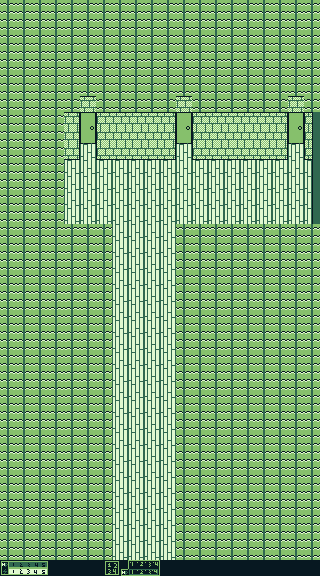

This is a level from a 2D game, rendered from its Tiled map with the project's own tilesets. A one-line summary and the complete map file follow:
An orthogonal 20x36 tile map with 16x16 px tiles, 2 tile layers (Tile Layer 1, Tile Layer 2), 2 tilesets.

<map version="1.10" tiledversion="1.11.2" orientation="orthogonal" renderorder="right-down" width="20" height="36" tilewidth="16" tileheight="16" infinite="0" nextlayerid="3" nextobjectid="1">
 <tileset firstgid="1" source="../temporal Light tiles/in_game_HUD.tsx" />
 <tileset firstgid="11" source="../temporal Light tiles/temporal_light_tileset.tsx" />
 <layer id="1" name="Tile Layer 1" width="20" height="36">
  <data encoding="csv">
157,157,157,157,157,157,157,157,157,157,157,157,157,157,157,157,157,157,157,157,
157,157,157,157,157,157,157,157,157,157,157,157,157,157,157,157,157,157,157,157,
157,157,157,157,157,157,157,157,157,157,157,157,157,157,157,157,157,157,157,157,
157,157,157,157,157,157,157,157,157,157,157,157,157,157,157,157,157,157,157,157,
157,157,157,157,157,157,157,157,157,157,157,157,157,157,157,157,157,157,157,157,
157,157,157,157,157,157,157,157,157,157,157,157,157,157,157,157,157,157,157,157,
157,157,157,157,157,1484,157,157,157,157,157,1484,157,157,157,157,157,157,1484,157,
157,157,157,157,1485,2535,1483,1484,1484,1484,1485,2535,1483,1484,1484,1484,1484,1485,2535,1483,
157,157,157,157,1549,2599,1547,1548,1548,1548,1549,2599,1547,1548,1548,1548,1548,1549,2599,1547,
157,157,157,157,1613,1366,1611,1612,1612,1612,1613,1366,1611,1612,1612,1612,1612,1613,1366,1611,
157,157,157,157,1366,1366,1366,1366,1366,1366,1366,1366,1366,1366,1366,1366,1366,1366,1366,1366,
157,157,157,157,1366,1366,1366,1366,1366,1366,1366,1366,1366,1366,1366,1366,1366,1366,1366,1366,
157,157,157,157,1366,1366,1366,1366,1366,1366,1366,1366,1366,1366,1366,1366,1366,1366,1366,1366,
157,157,157,157,1366,1366,1366,1366,1366,1366,1366,1366,1366,1366,1366,1366,1366,1366,1366,1366,
157,157,157,157,157,157,157,1366,1366,1366,1366,157,157,157,157,157,157,157,157,157,
157,157,157,157,157,157,157,1366,1366,1366,1366,157,157,157,157,157,157,157,157,157,
157,157,157,157,157,157,157,1366,1366,1366,1366,157,157,157,157,157,157,157,157,157,
157,157,157,157,157,157,157,1366,1366,1366,1366,157,157,157,157,157,157,157,157,157,
157,157,157,157,157,157,157,1366,1366,1366,1366,157,157,157,157,157,157,157,157,157,
157,157,157,157,157,157,157,1366,1366,1366,1366,157,157,157,157,157,157,157,157,157,
157,157,157,157,157,157,157,1366,1366,1366,1366,157,157,157,157,157,157,157,157,157,
157,157,157,157,157,157,157,1366,1366,1366,1366,157,157,157,157,157,157,157,157,157,
157,157,157,157,157,157,157,1366,1366,1366,1366,157,157,157,157,157,157,157,157,157,
157,157,157,157,157,157,157,1366,1366,1366,1366,157,157,157,157,157,157,157,157,157,
157,157,157,157,157,157,157,1366,1366,1366,1366,157,157,157,157,157,157,157,157,157,
157,157,157,157,157,157,157,1366,1366,1366,1366,157,157,157,157,157,157,157,157,157,
157,157,157,157,157,157,157,1366,1366,1366,1366,157,157,157,157,157,157,157,157,157,
157,157,157,157,157,157,157,1366,1366,1366,1366,157,157,157,157,157,157,157,157,157,
157,157,157,157,157,157,157,1366,1366,1366,1366,157,157,157,157,157,157,157,157,157,
157,157,157,157,157,157,157,1366,1366,1366,1366,157,157,157,157,157,157,157,157,157,
157,157,157,157,157,157,157,1366,1366,1366,1366,157,157,157,157,157,157,157,157,157,
157,157,157,157,157,157,157,1366,1366,1366,1366,157,157,157,157,157,157,157,157,157,
157,157,157,157,157,157,157,1366,1366,1366,1366,157,157,157,157,157,157,157,157,157,
157,157,157,157,157,157,157,1366,1366,1366,1366,157,157,157,157,157,157,157,157,157,
157,157,157,157,157,157,157,1366,1366,1366,1366,157,157,157,157,157,157,157,157,157,
1,2,3,4,5,6,7,8,9,10,4,4,4,4,4,4,4,4,4,4
</data>
 </layer>
 <layer id="2" name="Tile Layer 2" width="20" height="36">
  <data encoding="csv">
0,0,0,0,0,0,0,0,0,0,0,0,0,0,0,0,0,0,0,0,
0,0,0,0,0,0,0,0,0,0,0,0,0,0,0,0,0,0,0,0,
0,0,0,0,0,0,0,0,0,0,0,0,0,0,0,0,0,0,0,0,
0,0,0,0,0,0,0,0,0,0,0,0,0,0,0,0,0,0,0,0,
0,0,0,0,0,0,0,0,0,0,0,0,0,0,0,0,0,0,0,0,
0,0,0,0,0,0,0,0,0,0,0,0,0,0,0,0,0,0,0,0,
0,0,0,0,0,0,0,0,0,0,0,0,0,0,0,0,0,0,0,0,
0,0,0,0,0,0,0,0,0,0,0,0,0,0,0,0,0,0,0,973,
0,0,0,0,0,0,0,0,0,0,0,0,0,0,0,0,0,0,0,973,
0,0,0,0,0,0,0,0,0,0,0,0,0,0,0,0,0,0,0,973,
0,0,0,0,0,0,0,0,0,0,0,0,0,0,0,0,0,0,0,973,
0,0,0,0,0,0,0,0,0,0,0,0,0,0,0,0,0,0,0,973,
0,0,0,0,0,0,0,0,0,0,0,0,0,0,0,0,0,0,0,973,
0,0,0,0,0,0,0,0,0,0,0,0,0,0,0,0,0,0,0,973,
0,0,0,0,0,0,0,0,0,0,0,0,0,0,0,0,0,0,0,0,
0,0,0,0,0,0,0,0,0,0,0,0,0,0,0,0,0,0,0,0,
0,0,0,0,0,0,0,0,0,0,0,0,0,0,0,0,0,0,0,0,
0,0,0,0,0,0,0,0,0,0,0,0,0,0,0,0,0,0,0,0,
0,0,0,0,0,0,0,0,0,0,0,0,0,0,0,0,0,0,0,0,
0,0,0,0,0,0,0,0,0,0,0,0,0,0,0,0,0,0,0,0,
0,0,0,0,0,0,0,0,0,0,0,0,0,0,0,0,0,0,0,0,
0,0,0,0,0,0,0,0,0,0,0,0,0,0,0,0,0,0,0,0,
0,0,0,0,0,0,0,0,0,0,0,0,0,0,0,0,0,0,0,0,
0,0,0,0,0,0,0,0,0,0,0,0,0,0,0,0,0,0,0,0,
0,0,0,0,0,0,0,0,0,0,0,0,0,0,0,0,0,0,0,0,
0,0,0,0,0,0,0,0,0,0,0,0,0,0,0,0,0,0,0,0,
0,0,0,0,0,0,0,0,0,0,0,0,0,0,0,0,0,0,0,0,
0,0,0,0,0,0,0,0,0,0,0,0,0,0,0,0,0,0,0,0,
0,0,0,0,0,0,0,0,0,0,0,0,0,0,0,0,0,0,0,0,
0,0,0,0,0,0,0,0,0,0,0,0,0,0,0,0,0,0,0,0,
0,0,0,0,0,0,0,0,0,0,0,0,0,0,0,0,0,0,0,0,
0,0,0,0,0,0,0,0,0,0,0,0,0,0,0,0,0,0,0,0,
0,0,0,0,0,0,0,0,0,0,0,0,0,0,0,0,0,0,0,0,
0,0,0,0,0,0,0,0,0,0,0,0,0,0,0,0,0,0,0,0,
0,0,0,0,0,0,0,0,0,0,0,0,0,0,0,0,0,0,0,0,
0,0,0,0,0,0,0,0,0,0,0,0,0,0,0,0,0,0,0,0
</data>
 </layer>
</map>
